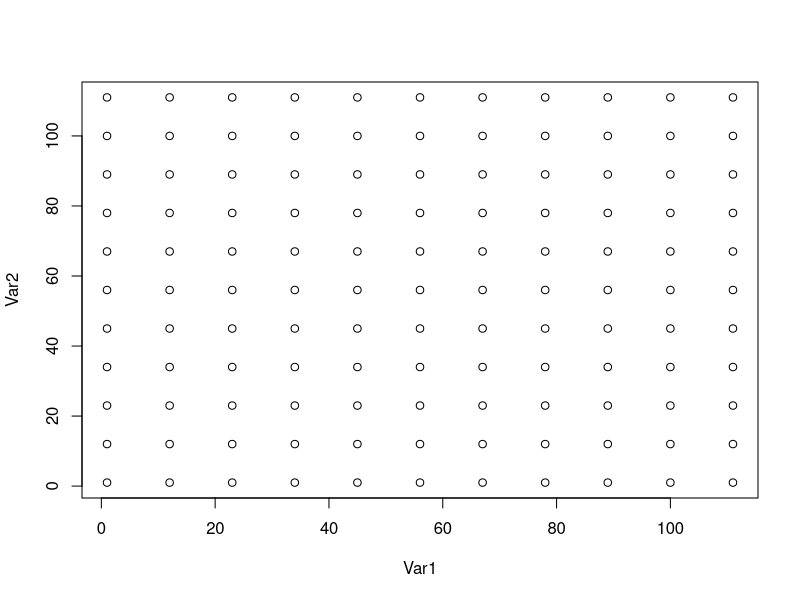

This chart was generated by the following R code:
## .................................................................................
## Purpose: Make a lattice model to use for the polySimIBD modeling framework
##
## Notes:
## .................................................................................
library(tidyverse)
library(raster)
set.seed(48)
#............................................................
# Spatial setup w/ a Lattice Model
#...........................................................
# Lattice
nCell <- 121
coords <- round(seq(1, nCell, by = 11))
latticemodel <- expand.grid(coords, coords)
plot(latticemodel)
colnames(latticemodel) <- c("longnum", "latnum")

# store, same approx order of mag as distance for migration
#demeNames <- apply(combn(letters,5), 2, function(x){paste(x, collapse = "")})
#demeNames <- sort(sample(demeNames, size = nrow(latticemodel), replace = F))
demeNames <- 1:nrow(latticemodel)

latticemodel <- latticemodel %>%
  dplyr::mutate(deme = demeNames)

#............................................................
# cartesian distance matrix
#...........................................................
#......................
# get combinations I need
#......................
locatcomb <- t(combn(sort(latticemodel$deme), 2)) %>%
  tibble::as_tibble(., .name_repair = "minimal") %>%
  magrittr::set_colnames(c("deme1", "deme2"))
# get selfs
selves <- tibble::tibble(deme1 = unique(c(locatcomb$deme1, locatcomb$deme2)),
                         deme2 = unique(c(locatcomb$deme1, locatcomb$deme2)))
locatcomb <- dplyr::bind_rows(locatcomb, selves)
#......................
# calculate for euclidean and height
#......................
# euc and height
locatcomb$distval <- furrr::future_pmap_dbl(locatcomb, function(deme1, deme2){
  # get long lat
  xy1 <- latticemodel[latticemodel$deme == deme1, c("longnum", "latnum")]
  xy2 <- latticemodel[latticemodel$deme == deme2, c("longnum", "latnum")]

  # euclidean distance
  euc <- dist(rbind(xy1, xy2), method = "euclidean")
  return(euc)}
  )


# now combine
latticemodel_x <- latticemodel %>%
  dplyr::rename(deme1 = deme)
latticemodel_y <- latticemodel %>%
  dplyr::rename(deme2 = deme)
locatcomb <- locatcomb %>%
  dplyr::left_join(., latticemodel_x, by = "deme1") %>%
  dplyr::left_join(., latticemodel_y, by = "deme2")

# save out
dir.create("results/sim_data", recursive = T)
saveRDS(latticemodel, file = "results/sim_data/lattice_model.rds")
saveRDS(locatcomb, file = "results/sim_data/locatcombo.rds")
